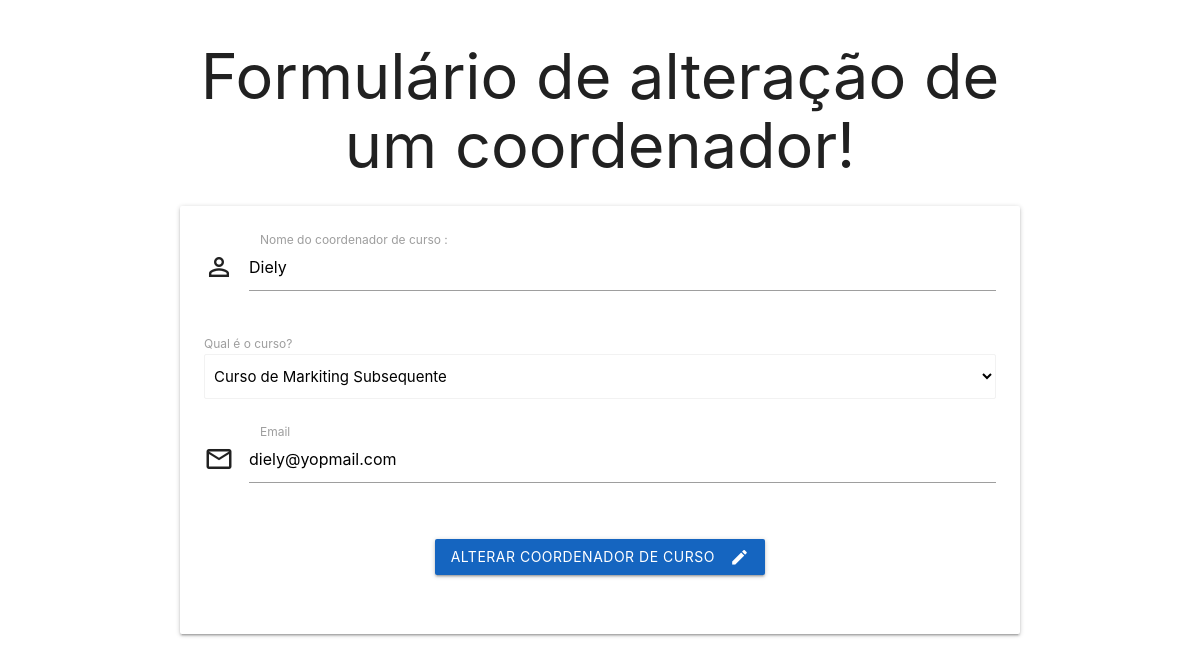
The app's page /crudCoordenador/formeditCoordenador.php?id=16 with its own data.
### tables this page shows
CREATE TABLE IF NOT EXISTS `coordenador_curso` (
  `id_coordenador` int NOT NULL AUTO_INCREMENT,
  `nome` varchar(255) DEFAULT NULL,
  `email` varchar(255) DEFAULT NULL,
  `senha` varchar(255) DEFAULT NULL,
  `id_curso` int DEFAULT NULL,
  PRIMARY KEY (`id_coordenador`),
  KEY `fk_curso_coordenador` (`id_curso`)
);

CREATE TABLE IF NOT EXISTS `curso` (
  `id_curso` int NOT NULL AUTO_INCREMENT,
  `nome_curso` varchar(255) NOT NULL,
  `carga_horaria` int NOT NULL,
  PRIMARY KEY (`id_curso`)
);

### conecta.php (called while the page is built, shortened)
<?php
function excutarSQL($mysql, $sql)
{
    $resultado = mysqli_query($mysql, $sql);
    return $resultado;
}

### crudCoordenador/formeditCoordenador.php (the view, shortened to what this page needs)
<?php
$id = $_GET['id'];
require_once "../conecta.php";
$mysql = conectar();
$sql = "SELECT * FROM coordenador_curso WHERE id_coordenador = $id";
$resultado = excutarSQL($mysql, $sql);
$coordenador = mysqli_fetch_assoc($resultado);
?>
<!DOCTYPE html>
<html lang="pt-br">
<head>
    <link type="text/css" rel="stylesheet" href="../materialize/css/materialize.min.css" media="screen,projection" />
</head>
<body>
    <main class="container">
        <h1 class="center-align">Formulário de alteração de um coordenador!</h1>
        <div class="card-panel">
            <form action="editarCoordenador.php" method="post">
                <div class="input-field col s12">
                    <i class="material-icons prefix">person_outline</i>
                    <input placeholder="Digite o nome do coordenador de curso" value="<?php echo $coordenador['nome']; ?>" id="nome" name="nome" type="text" class="validate" pattern="^.+$" required>
                    <label for="nome">Nome do coordenador de curso : </label>
                    <span class="helper-text" data-error="Você deve preenchar esse campo"></span>
                </div>
                <?php
                $sql2 = "SELECT id_curso, nome_curso FROM curso ORDER BY nome_curso ASC";
                $resultado2 = excutarSQL($mysql, $sql2);
                ?>
                <label>Qual é o curso?</label>
                <select name="curso" class="browser-default ">
                    <?php
                    while ($dados = mysqli_fetch_assoc($resultado2)) {
                    ?>
                        <option <?php
                                if ($coordenador['id_curso'] == $dados['id_curso']) {
                                    echo "selected";
                                }
                                ?> value="<?php echo $dados['id_curso'] ?>">
                            <?php echo $dados['nome_curso'] ?>
                        </option>
                    <?php
                    }
                    ?>
                </select>
                <br>
                <div class="input-field col s12 espacamento">
                    <i class="material-icons prefix">mail_outline</i>
                    <input placeholder="Digite o seu email" value="<?php echo $coordenador['email']; ?>" id="email" name="email" type="text" class="validate" pattern="^(?!\s*$)[^\s@']+@[^\s@']+$" required>
                    <label for="email">Email</label>
                    <span class="helper-text" data-error="O campo deve conter o @, exemplo : user@gmail.com, este campo não deve conter aspas simples."></span>
                </div>
                <div class="row">
                    <div class="col s12">
                        <p class="center-align">
                            <button class="btn waves-effect waves-light  #1565c0 blue darken-3 lighten-3" type="submit" name="action">Alterar coordenador de curso
                                <i class="material-icons right">create</i> </button>
                        </p>
                    </div>
                </div>
            </form>
        </div>
    </main>
</body>
</html>

### records on screen
coordenador_curso: nome "Diely", curso "Curso de Markiting Subsequente", email "diely@yopmail.com"
